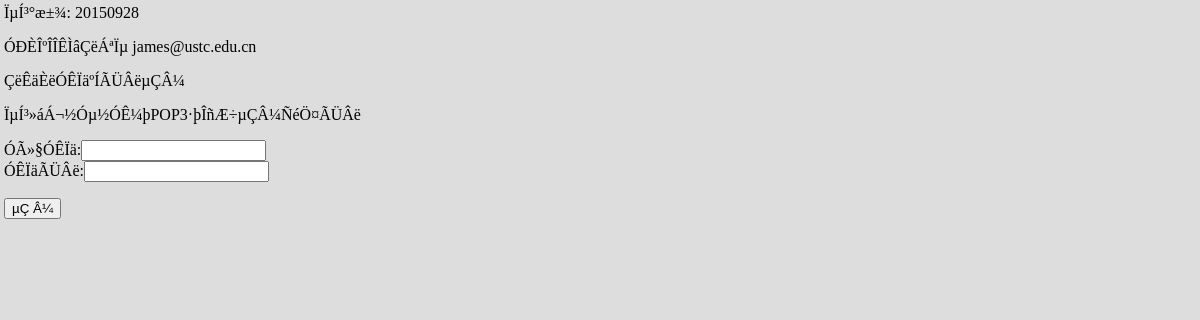
Before: / with the older database file.
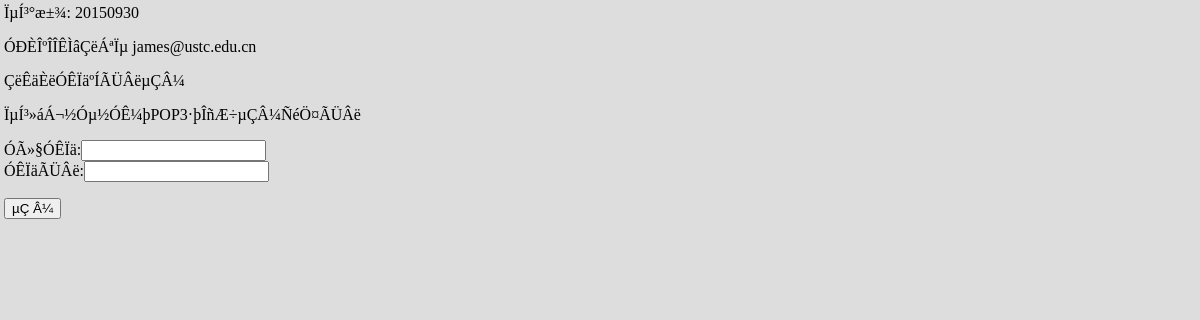
After: the same page with the newer database file.
### tables this page shows
CREATE TABLE `sysinfo` (
  `name` varchar(50) NOT NULL,
  `info` varchar(200) NOT NULL,
  PRIMARY KEY  (`name`)
);

### index.php (the view, shortened to what this page needs)
<?php
$q="select info from sysinfo where name='version'";
$r=mysql_fetch_row(mysql_query($q));
$sysversion=$r[0];
$q="select info from sysinfo where name='lxr'";
$r=mysql_fetch_row(mysql_query($q));
$syslxr=$r[0];
?>
<html>
<head>
<link href="table.css" type="text/css" rel="stylesheet" />
</head>
<body>
<?php
@$login=$_SESSION["login"];
if($login<>1) {
	echo "<p>ÏµÍ³°æ±¾: ".$sysversion;
	echo "<p>ÓÐÈÎºÎÎÊÌâÇëÁªÏµ ".$syslxr;
	echo "<p>";
	echo "ÇëÊäÈëÓÊÏäºÍÃÜÂëµÇÂ¼<p>";
	echo "ÏµÍ³»áÁ¬½Óµ½ÓÊ¼þPOP3·þÎñÆ÷µÇÂ¼ÑéÖ¤ÃÜÂë";
	echo "<form action=index.php method=post>";
	echo "ÓÃ»§ÓÊÏä:<input name=id><br>";
	echo "ÓÊÏäÃÜÂë:<input name=pass type=password><p>";
	echo "<input type=submit value=\"µÇ Â¼\"></form>";
	exit(0);
}
?>

### table.css (style rules this page uses)
body { margin:4px; background: #dddddd; }

Changed rows visible on the page:
changed sysinfo (number 1 of 2 on the later page): info "20150928" → "20150930"
